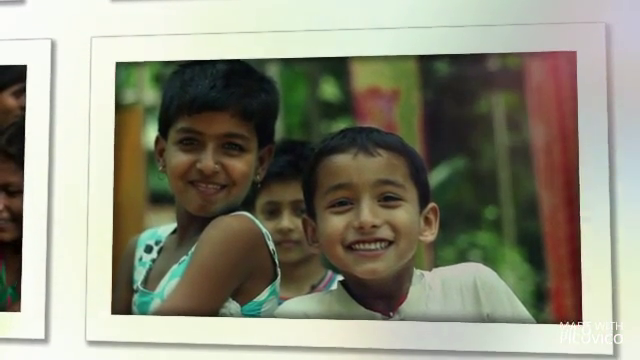
#> input picture frame 62 of 27Apr2018-0051-untitled-video.mp4, 640 x 360 px, given in place of output1.mp4, which was not available
$ python final_face_cropping.py
#> lines starting #> are read from the running program, lines starting #| are printed output that depends on the picture; after the words box and inside, x2 and y2 are one past the last pixel; in counts of white or black regions, pixels touching at a corner belong together; pictures that were not available may be replaced by others from this repository, and a replacement may not be noted
import os
import cv2
folder = 'test'
os.mkdir(folder)

# use opencv to do the job
faceCascade = cv2.CascadeClassifier('haarcascade_frontalface_default.xml')


print(cv2.__version__)  # my version is 3.1.0
vidcap = cv2.VideoCapture("output1.mp4")
count = 0
while True:
    success,image = vidcap.read()
#> image is the input picture: shape (360, 640, 3); mean B, G, R 124.8, 142.4, 142.6
    gray = cv2.cvtColor(image, cv2.COLOR_BGR2GRAY)
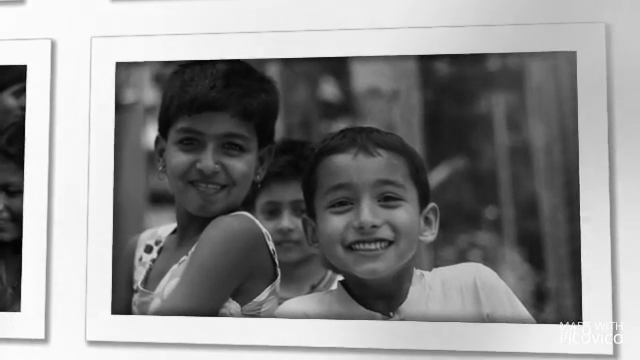
#> gray: shape (360, 640); min 2, max 255, mean 140.4

    faces = faceCascade.detectMultiScale(
        gray,
        scaleFactor=1.1,
        minNeighbors=5,
        minSize=(30, 30),
        flags=cv2.CASCADE_SCALE_IMAGE
    )
#> faces = [[133, 231, 47, 47], [248, 183, 75, 75], [154, 101, 113, 113], [299, 146, 135, 135]]
    for (x, y, w, h) in faces:
        ---cv2.rectangle(image, (x, y), (x + w, y + h), (0, 255, 0), 2)
        gray = gray[y: y + h, x: x + w]  # Crop from x, y, w, h -> 100, 200, 300, 400

        try:
            out = cv2.resize(gray, (350, 350))  # Resize face so all images have same size
            cv2.imwrite(os.path.join(folder, "frame{:d}.jpg".format(count)), out)  # save frame as JPEG file
        except:
            pass
        count += 1
#> this loop made 4 passes
#> pass 1, `gray = gray[y: y + h, x: x + w]`:
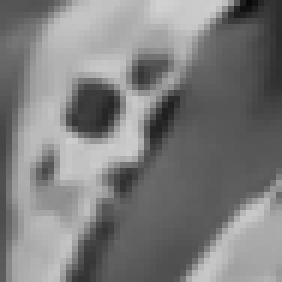
#> gray: shape (47, 47) (shown 6 times larger); min 9, max 209, mean 125.4
#> after the loop:
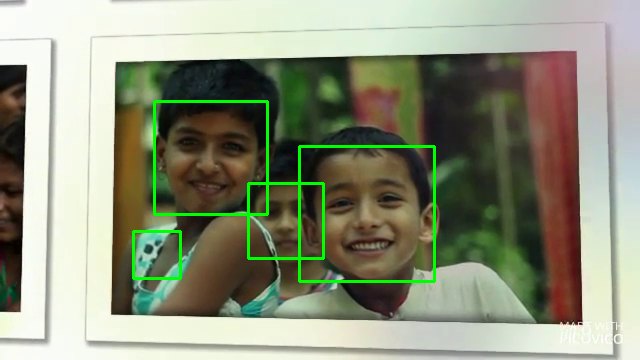
#> image: shape (360, 640, 3); 1.9% of pixels changed, all inside (x1, y1, x2, y2) = (132, 100, 436, 283)
#> after the loop, count = 4; gray = empty array
print("{} images are extacted in {}.".format(count,folder))

$ run again, starting later in the video
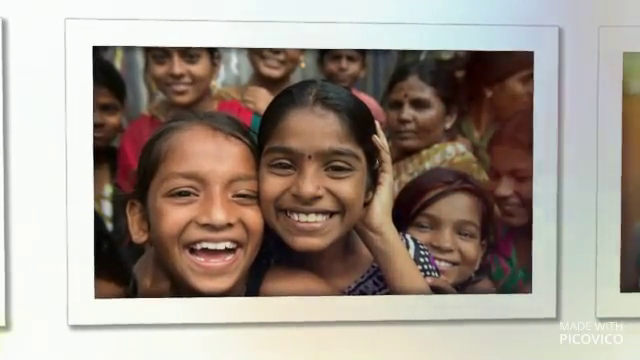
#> input picture frame 281 of 27Apr2018-0051-untitled-video.mp4, 640 x 360 px, given in place of output1.mp4, which was not available
#> image is the input picture: shape (360, 640, 3); mean B, G, R 140, 150, 161.9
#> `gray = cv2.cvtColor(image, cv2.COLOR_BGR2GRAY)`:
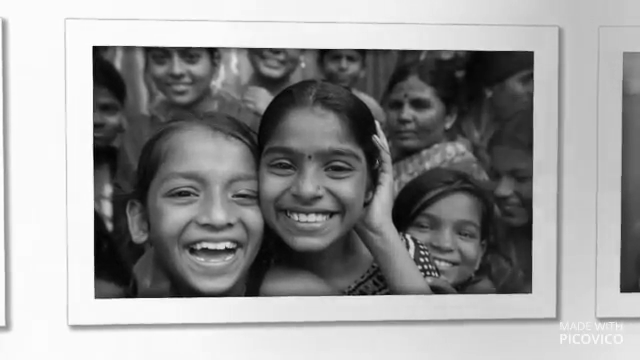
#> gray: shape (360, 640); min 0, max 255, mean 152.4
#> faces = [[145, 35, 63, 63], [373, 78, 69, 69], [400, 192, 90, 90], [246, 115, 129, 129], [144, 139, 138, 138]]
#> the loop `for (x, y, w, h) in faces:` made 5 passes
#> after the loop `for (x, y, w, h) in faces:`:
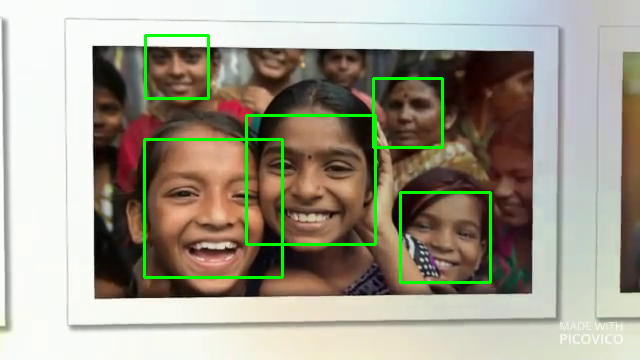
#> image: shape (360, 640, 3); 2.51% of pixels changed, all inside (x1, y1, x2, y2) = (143, 34, 492, 284)
#> after the loop `for (x, y, w, h) in faces:`: count = 5; gray = empty array

$ run again, starting later in the video
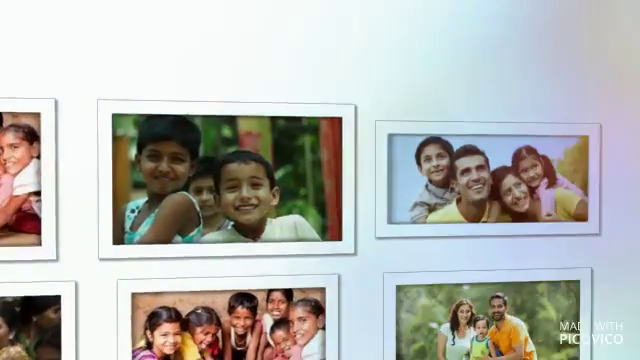
#> input picture frame 500 of 27Apr2018-0051-untitled-video.mp4, 640 x 360 px, given in place of output1.mp4, which was not available
#> image is the input picture: shape (360, 640, 3); mean B, G, R 180, 183.8, 182.1
#> `gray = cv2.cvtColor(image, cv2.COLOR_BGR2GRAY)`:
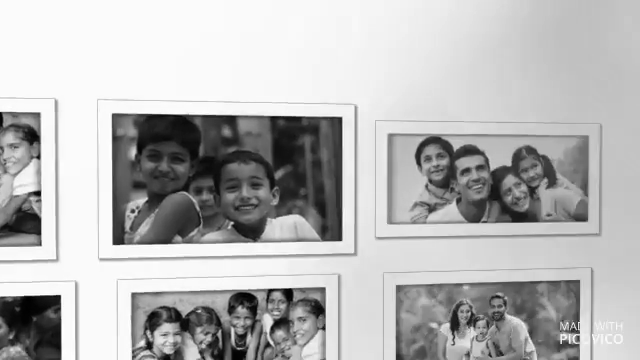
#> gray: shape (360, 640); min 0, max 255, mean 182.8
#> faces = [[416, 143, 39, 39], [152, 321, 34, 34], [451, 153, 46, 46], [134, 134, 61, 61], [213, 160, 64, 64]]
#> the loop `for (x, y, w, h) in faces:` made 5 passes
#> after the loop `for (x, y, w, h) in faces:`:
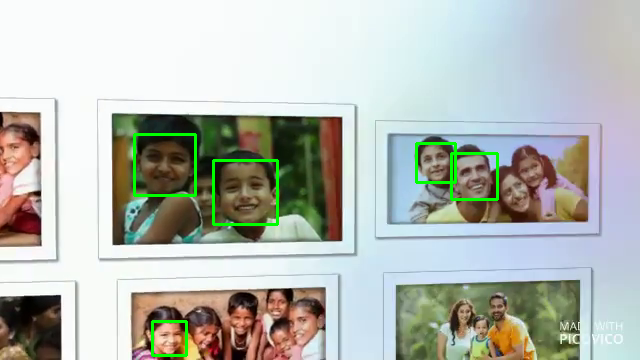
#> image: shape (360, 640, 3); 1.25% of pixels changed, all inside (x1, y1, x2, y2) = (133, 133, 499, 357)
#> after the loop `for (x, y, w, h) in faces:`: count = 5; gray = empty array
